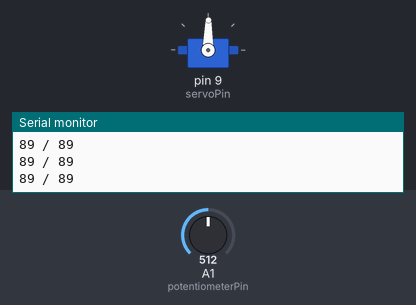
Recording of a sketch running on a simulated Arduino Uno, built with avr-gcc and run on an emulated ATmega328P. Shown: servo, the last lines printed to the serial monitor. The inputs (shaded band) are chosen by the test bench; at power-on: A1 (potentiometerPin) = 512.

Above: at 1.2 s.
1.3 s: A1 (potentiometerPin) set to 561
At 2.1 s:
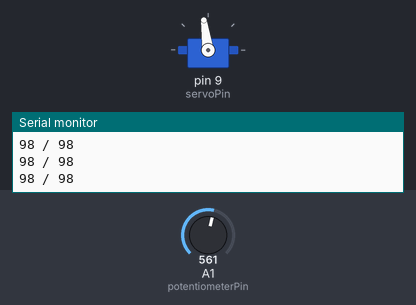
2.8 s: A1 (potentiometerPin) set to 580
5.8 s: A1 (potentiometerPin) set to 716
At 6.9 s:
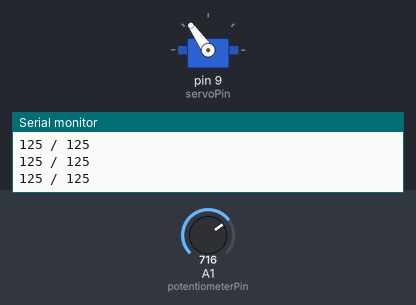
7.3 s: A1 (potentiometerPin) set to 900
At 7.8 s:
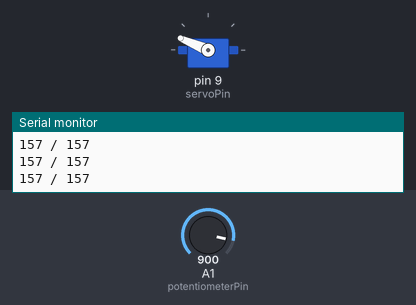
8.8 s: A1 (potentiometerPin) set to 1023
At 9.3 s:
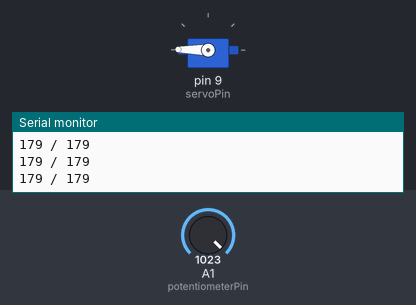
10.3 s: A1 (potentiometerPin) set to 511
At 11.4 s:
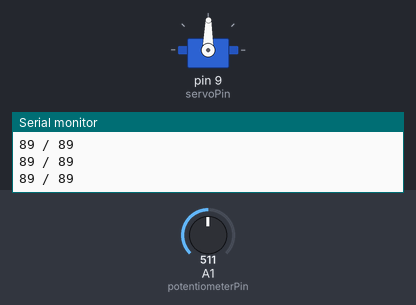
Timing chart, 0 to 12.8 s (numbered marks = the images above; inputs shaded):
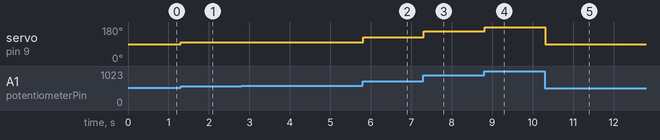

The sketch:

servo_potentiometer.ino
```cpp
#include <Servo.h>

Servo servo;
int servoPin = 9;
int potentiometerPin = 1;

//angle의 변화가 있을 때만 write 명령을 수행하도록 하기 위한 변수
int lastAngle = 0;
char buffer[20];

void setup() {
  // put your setup code here, to run once:
  servo.attach(servoPin);
  Serial.begin(9600);
}

void loop() {
  int value = analogRead(potentiometerPin);
  int angle = map(value,0,1023,0,179);

  sprintf(buffer,"%d / %d",lastAngle,angle);
  Serial.println(buffer);

  //angle을 측정할 때, 10번에 1번 꼴로 오차가 5씩 나타남
  //5보다 변화가 클때만 write를 수행하도록 함
  if (abs(lastAngle-angle)>5)
  {
    servo.write(angle);
    lastAngle = angle;
  }
  delay(15);
}
```

Measured:
- after the input at 1.3 s, servo on pin 9 (servoPin): 89° → 98° at once
- after the input at 5.8 s, servo on pin 9 (servoPin): 98° → 125° at once
- after the input at 7.3 s, servo on pin 9 (servoPin): 125° → 157° at once
- after the input at 8.8 s, servo on pin 9 (servoPin): 157° → 179° at once
- after the input at 10.3 s, servo on pin 9 (servoPin): 179° → 89° at once
